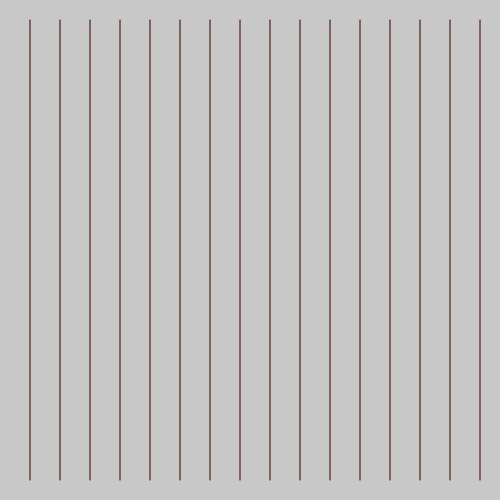
Frame 1 (no input)
Frame 60 (no input): identical to frame 1, image omitted
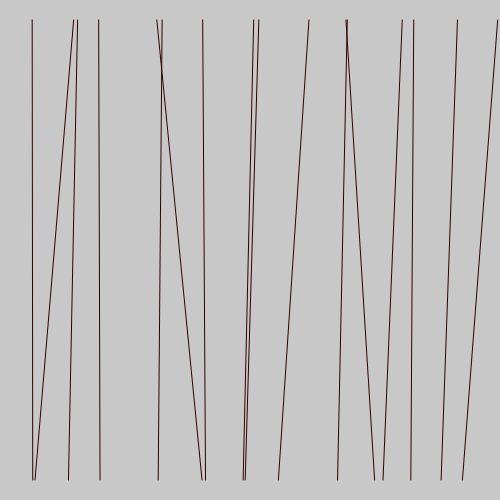
Frame 120 (the mouse pressed at the canvas centre since frame 60)

The p5.js sketch that drew these frames (run headless with seeded random() and noise() and a simulated clock; from frame 60 on, the mouse is pressed at the canvas centre):

// p5.js sketch
// ── sketch.js
function setup() {
  createCanvas(500, 500);

}

function draw() {
  background(200,200,200);
  stroke(50,0,0)
  var x = 30
  for (x = 30; x < width; x += 30) {
    var xpos = mouseX / 10;
    var offset1 = random(-xpos, xpos);
    var offset2 = random(-xpos, xpos);
    line(x + offset1, 20, x + offset2, height-20);
  }
}
